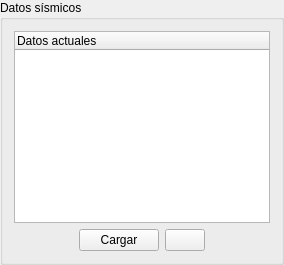
       <widget class="QGroupBox" name="inputGroupBox">
        <property name="title">
         <string>Datos sísmicos</string>
        </property>
        <layout class="QVBoxLayout" name="inputGroupBoxVLayout">
         <item>
          <widget class="QTreeWidget" name="dataTreeWidget">
           <column>
            <property name="text">
             <string>Datos actuales</string>
            </property>
           </column>
          </widget>
         </item>
         <item>
          <layout class="QHBoxLayout" name="inputHLayout">
           <item>
            <spacer name="loadHSpacer1">
             <property name="orientation">
              <enum>Qt::Horizontal</enum>
             </property>
             <property name="sizeHint" stdset="0">
              <size>
               <width>13</width>
               <height>20</height>
              </size>
             </property>
            </spacer>
           </item>
           <item>
            <widget class="QPushButton" name="loadPushButton">
             <property name="text">
              <string>Cargar</string>
             </property>
            </widget>
           </item>
           <item>
            <widget class="QPushButton" name="clearDataPushButton">
             <property name="text">
              <string/>
             </property>
             <property name="icon">
              <iconset resource="../assets/assets.qrc">
               <normaloff>:/icons/icons/stop.png</normaloff>:/icons/icons/stop.png</iconset>
             </property>
            </widget>
           </item>
           <item>
            <spacer name="loadHSpacer2">
             <property name="orientation">
              <enum>Qt::Horizontal</enum>
             </property>
             <property name="sizeHint" stdset="0">
              <size>
               <width>13</width>
               <height>20</height>
              </size>
             </property>
            </spacer>
           </item>
          </layout>
         </item>
        </layout>
       </widget>
